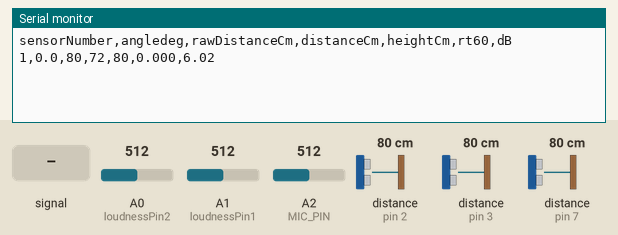
Bench run of a sketch on a simulated Arduino Uno, built with avr-gcc and run on an emulated ATmega328P. On the bench: the last lines printed to the serial monitor. The inputs (shaded band) are chosen by the test bench; at power-on: distance to the obstacle (sensors on pin 2, pin 3, pin 7) 80 cm, A0 (loudnessPin2) = 512, A2 (MIC_PIN) = 512, A1 (loudnessPin1) = 512.

Above: at 1.2 s.
1.3 s: A2 (MIC_PIN) fed a 200 Hz sine of ±81 counts around its level
At 2.5 s:
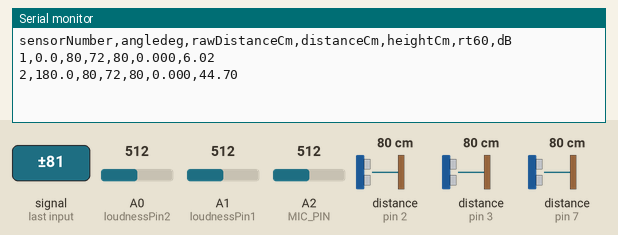
2.8 s: distance to the obstacle (sensor on pin 2) set to 2 cm
At 4.1 s:
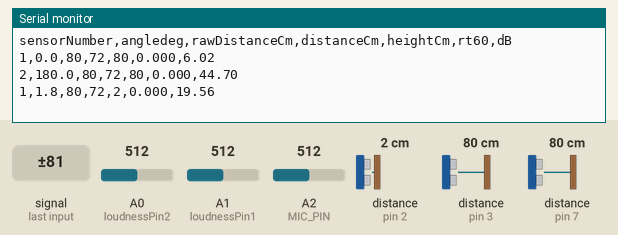
4.3 s: A0 (loudnessPin2) set to 610
At 5.1 s:
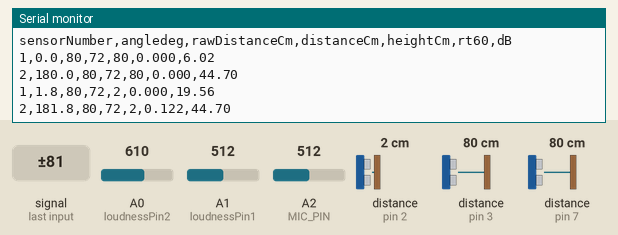
5.8 s: distance to the obstacle (sensor on pin 3) set to 2 cm
7.3 s: distance to the obstacle (sensor on pin 7) set to 2 cm
8.8 s: A2 (MIC_PIN) set to 610
At 11.1 s:
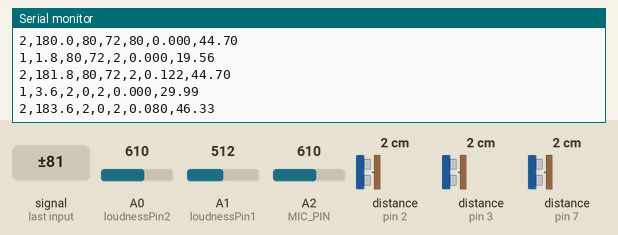
Timing chart, 0 to 11.3 s (numbered marks = the images above; inputs shaded):
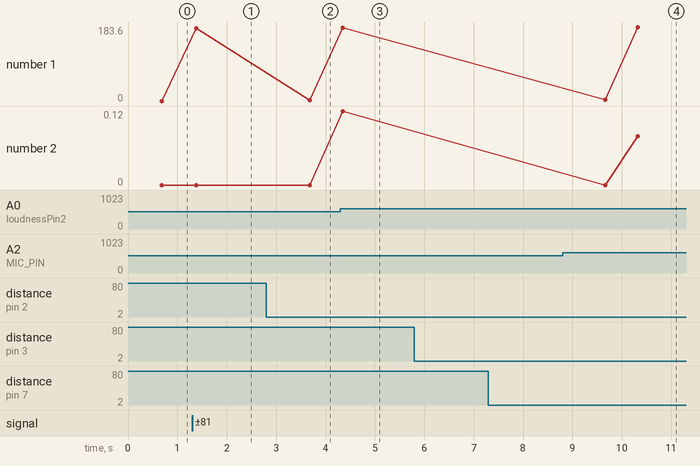

Measured:
- after the input at 1.3 s, the serial monitor: prints a new line after 0.08 s (image 1)
- after the input at 2.8 s, the serial monitor: prints a new line after 0.88 s (image 2)
- after the input at 4.3 s, the serial monitor: prints a new line after 0.05 s (image 3)
- after the input at 8.8 s, the serial monitor: prints a new line after 0.87 s (image 4)
- plotted number 2: 0 → 0.12 after the input at 4.3 s

The sketch:

Emain.ino
```cpp
#include "Ultrasonic.h"
#include <math.h>

// ---------- PIN / SENSOR MAPPING ----------
// D2 - height ultrasonic
// D3 - distance ultrasonic 1
// D7 - distance ultrasonic 2
//
// A0 - loudness sensor 2
// A1 - loudness sensor 1
// A2 - MIC pin

// ---------- SENSOR DEFINITIONS ----------
int loudnessPin1 = A1;            // loudness sensor 1
Ultrasonic ultrasonic1(3);        // distance ultrasonic 1 on D3

int loudnessPin2 = A0;            // loudness sensor 2
Ultrasonic ultrasonic2(7);        // distance ultrasonic 2 on D7

Ultrasonic ceilingUltrasonic(2);  // height ultrasonic on D2

#define MIC_PIN A2

// ---------- ANGLE SWEEP SETTINGS ----------
const int   TOTAL_STOPS = 100;                          // 100 stops -> 200 rows
const float STEP_DEG    = 180.0f / (float)TOTAL_STOPS;  // 1.8 deg
int  stopIndex = 0;
bool finished  = false;

// ---------- TARGET TOTAL TIME (LOCKED) ----------
const unsigned long TARGET_TOTAL_MS = 300000UL; // 5 minutes

// ---------- ULTRASONIC OPTIMIZATION ----------
#define US_SETTLE_MS 25
#define US_SAMPLES   3
#define US_MAX_CM    600

// ---------- CALIBRATION ----------
#define UTV_OFFSET_CM (-8)    // subtract 8 cm from distance ultrasonic outputs
#define CEILING_OFFSET_CM 100
#define APPLY_CEILING_OFFSET 0

// ---------- FIXED INTERNAL STOP TIMELINE (STABILITY) ----------
// After ultrasonic, wait for ringing / motor vibration to die before audio.
#define AUDIO_SETTLE_MS 120

// ---------- AUDIO WINDOWS ----------
#define RT60_WINDOW_MS 350     // keep fast
#define DB_RMS_SAMPLES 320     // fixed N for consistent measurement time

// ---------- MIC SENSITIVITY (SOFTWARE) ----------
#define MIC_CENTER      512
#define MIC_SOFT_GAIN   3.0f
#define MIC_NOISE_FLOOR 2.0f

// ---------- SMOOTHING (STABILITY) ----------
#define DB_ALPHA   0.35f   // 0..1 ; higher = follows changes faster, lower = smoother
#define RT60_ALPHA 0.35f

// ---------- SETUP ----------
void setup() {
  Serial.begin(115200);
  Serial.println("sensorNumber,angledeg,rawDistanceCm,distanceCm,heightCm,rt60,dB");
}

// ---------- SMALL HELPERS ----------
static void sortInt(int *a, int n) {
  for (int i = 0; i < n - 1; i++) {
    for (int j = i + 1; j < n; j++) {
      if (a[j] < a[i]) { int t = a[i]; a[i] = a[j]; a[j] = t; }
    }
  }
}

static long clampCm(long cm) {
  if (cm < 0) return 0;
  if (cm > US_MAX_CM) return US_MAX_CM;
  return cm;
}

// Median-of-N ultrasonic read (raw, no offset)
long readUltrasonicMedianRawCm(Ultrasonic& u) {
  int vals[US_SAMPLES];

  for (int i = 0; i < US_SAMPLES; i++) {
    long cm = (long)u.MeasureInCentimeters();
    vals[i] = (int)clampCm(cm);
    delay(US_SETTLE_MS);
  }

  sortInt(vals, US_SAMPLES);
  return (long)vals[US_SAMPLES / 2];
}

// ---------- RT60 (PEAK TIME) WITH SIMPLE LOW-PASS FILTER ----------
float estimateRT60_peakTimeSeconds(int loudnessPin) {
  unsigned long startTime = millis();

  // simple IIR low-pass over analogRead to reduce jitter
  float filt = (float)analogRead(loudnessPin);

  float peakTime = 0.0f;
  float peakVal  = -1.0f;

  while (millis() - startTime < RT60_WINDOW_MS) {
    int raw = analogRead(loudnessPin);
    // low-pass: 0.25 new, 0.75 old
    filt = 0.75f * filt + 0.25f * (float)raw;

    float t = (millis() - startTime) / 1000.0f;
    if (filt > peakVal) {
      peakVal  = filt;
      peakTime = t;
    }
    delay(2);
  }
  return peakTime;
}

// ---------- dB (RMS) ----------
float measureDB_rms() {
  long sumSq = 0;

  for (int i = 0; i < DB_RMS_SAMPLES; i++) {
    int raw = analogRead(MIC_PIN);
    int x = raw - MIC_CENTER;
    sumSq += (long)x * (long)x;
  }

  float rms = sqrt((float)sumSq / (float)DB_RMS_SAMPLES);
  rms *= MIC_SOFT_GAIN;
  if (rms < MIC_NOISE_FLOOR) rms = MIC_NOISE_FLOOR;

  return 20.0f * log10(rms);
}

// ---------- SINGLE SENSOR REPORT (FIXED ORDER + SMOOTHING) ----------
void measureAndReport(Ultrasonic& distanceSensor, Ultrasonic& heightSensor,
                      int loudnessPin, int sensorNumber, float angleDeg) {

  // 1) Ultrasonic FIRST (consistent)
  long rawDistanceCm = readUltrasonicMedianRawCm(distanceSensor);
  long rawHeightCm   = readUltrasonicMedianRawCm(heightSensor);

  long distanceCm = clampCm(rawDistanceCm + (long)UTV_OFFSET_CM);

  long heightCm = rawHeightCm;
#if APPLY_CEILING_OFFSET
  heightCm = clampCm(rawHeightCm + (long)CEILING_OFFSET_CM);
#endif

  // 2) Fixed settle BEFORE audio (consistency)
  delay(AUDIO_SETTLE_MS);

  // 3) Audio features (fixed windows)
  float rt60Raw = estimateRT60_peakTimeSeconds(loudnessPin);
  float dBRaw   = measureDB_rms();

  // 4) Smooth per-sensor outputs (reduces random jumps)
  static bool  init1 = false, init2 = false;
  static float rt60_1 = 0, dB_1 = 0;
  static float rt60_2 = 0, dB_2 = 0;

  float rt60Out = rt60Raw, dBOut = dBRaw;

  if (sensorNumber == 1) {
    if (!init1) { init1 = true; rt60_1 = rt60Raw; dB_1 = dBRaw; }
    rt60_1 = (1.0f - RT60_ALPHA) * rt60_1 + RT60_ALPHA * rt60Raw;
    dB_1   = (1.0f - DB_ALPHA)   * dB_1   + DB_ALPHA   * dBRaw;
    rt60Out = rt60_1; dBOut = dB_1;
  } else {
    if (!init2) { init2 = true; rt60_2 = rt60Raw; dB_2 = dBRaw; }
    rt60_2 = (1.0f - RT60_ALPHA) * rt60_2 + RT60_ALPHA * rt60Raw;
    dB_2   = (1.0f - DB_ALPHA)   * dB_2   + DB_ALPHA   * dBRaw;
    rt60Out = rt60_2; dBOut = dB_2;
  }

  // Output CSV (stable timing + stable values)
  Serial.print(sensorNumber);     Serial.print(",");
  Serial.print(angleDeg, 1);      Serial.print(",");
  Serial.print(rawDistanceCm);    Serial.print(",");
  Serial.print(distanceCm);       Serial.print(",");
  Serial.print(heightCm);         Serial.print(",");
  Serial.print(rt60Out, 3);       Serial.print(",");
  Serial.println(dBOut, 2);
}

// ---------- LOOP (LOCKED TO 5 MIN TOTAL) ----------
void loop() {
  if (finished) return;

  static unsigned long scanStartMs = 0;
  if (scanStartMs == 0) scanStartMs = millis();

  float baseAngle = stopIndex * STEP_DEG;

  // One stop = two rows (sensor 1 then sensor 2)
  measureAndReport(ultrasonic1, ceilingUltrasonic, loudnessPin1, 1, baseAngle);
  measureAndReport(ultrasonic2, ceilingUltrasonic, loudnessPin2, 2, baseAngle + 180.0f);

  stopIndex++;
  if (stopIndex >= TOTAL_STOPS) {
    finished = true;
    Serial.println("SCAN_COMPLETE");
    return;
  }

  // Enforce progress along a 5-minute timeline:
  unsigned long targetElapsed =
    (unsigned long)(( (unsigned long)stopIndex * TARGET_TOTAL_MS) / (unsigned long)TOTAL_STOPS);

  while ((millis() - scanStartMs) < targetElapsed) {
    delay(5);
  }
}
```
